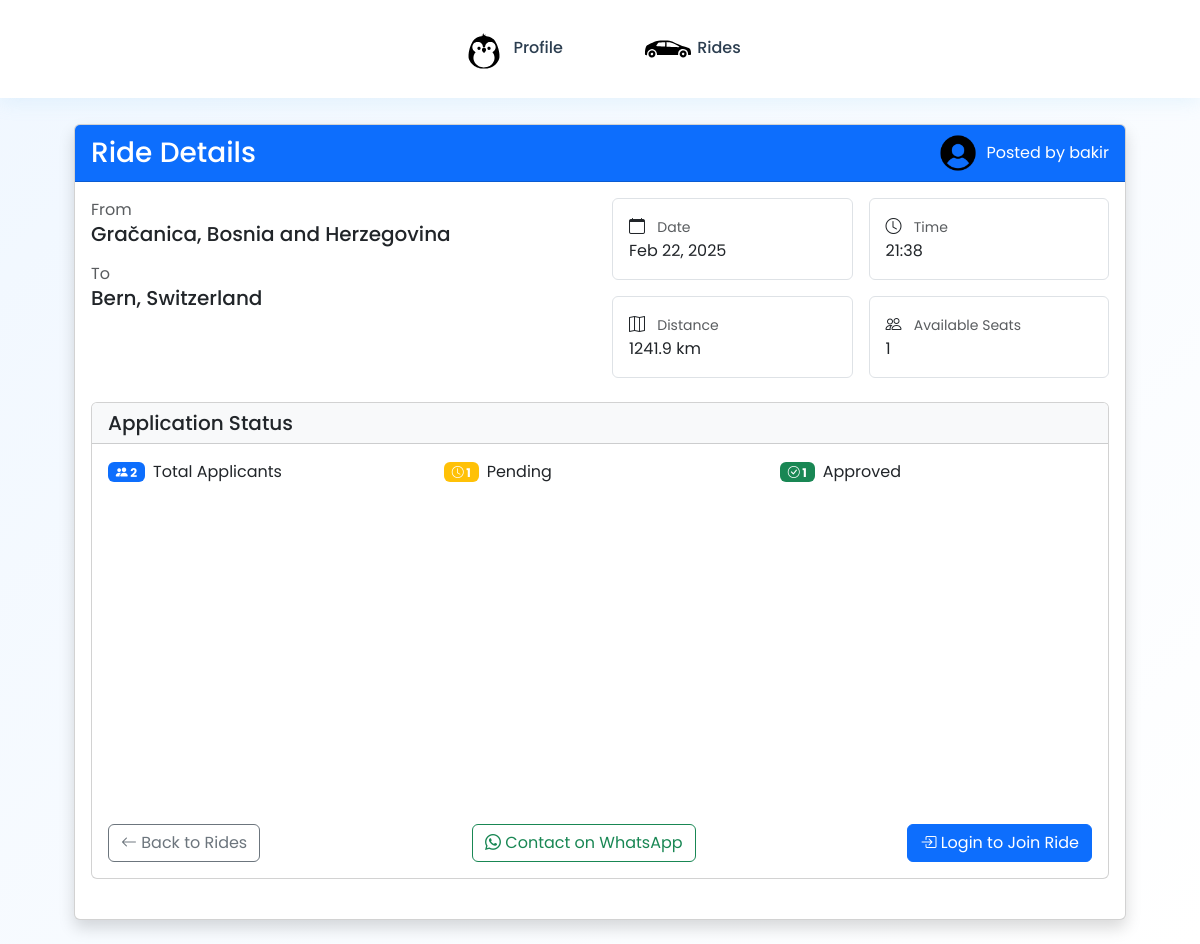
Screenshot of /rides/apply_for_ride/34/ with the database file from the repository.
### base/models.py (models this page shows, shortened)
class User(AbstractUser):
    level = models.ForeignKey(UserLevel, on_delete=models.SET_NULL, null=True)
    km_passed = models.IntegerField(default=0)
    number_of_rides = models.IntegerField(default=0)

class Ride(models.Model):
    start = models.CharField(max_length=50)
    end = models.CharField (max_length=50)
    distance = models.DecimalField(max_digits=10, decimal_places=2, default=0.00)
    travelers = models.IntegerField(default=1)
    duration = models.DurationField(null=True, blank=True)
    created_on = models.DateTimeField(default=timezone.now)  # Changed from auto_now_add
    start_date = models.DateTimeField(default=timezone.now)
    STATUS_CHOICES = [
        ('PREPARING', 'Preparing'),
        ('FINISHED', 'Finished'),
        ('CANCELED', 'Canceled'),
    ]
    status = models.CharField(
        max_length=10,
        choices=STATUS_CHOICES,
        default='PREPARING'
    )
    origin_place_id = models.CharField(max_length=255, null=True)
    origin_latitude = models.FloatField(default=0)
    origin_longitude = models.FloatField(default=0)
    destination_place_id = models.CharField(max_length=255, null=True)
    destination_latitude = models.FloatField(default=0)
    destination_longitude = models.FloatField(default=0)
    distance_km = models.FloatField(default=0)
    duration_text = models.CharField(max_length=100, null=True)
    selected_route_index = models.IntegerField(default=0)
    selected_route_polyline = models.TextField(default='')

### rides/views.py (the view)
# urls.py: path('apply_for_ride/<int:ride_id>/', ApplyForRideView.as_view(), name='apply_for_ride'),
class ApplyForRideView(DetailView):
    model = Ride
    template_name = 'apply.html'
    context_object_name = 'ride'
    pk_url_kwarg = 'ride_id'
    def get_object(self):
        return Ride.objects.annotate(
            applicant_count=Count('applications'),
            pending_count=Count('applications', filter=Q(applications__status='PENDING')),
            approved_count=Count('applications', filter=Q(applications__status='APPROVED'))
        ).get(pk=self.kwargs['ride_id'])
    def get_context_data(self, **kwargs):
        context = super().get_context_data(**kwargs)
        ride = self.get_object()
        print(f"DEBUG: Ride ID: {ride.id}")
        print(f"DEBUG: Applicant count: {ride.applicant_count}")
        print(f"DEBUG: Pending count: {ride.pending_count}")
        print(f"DEBUG: Approved count: {ride.approved_count}")
        driver_association = ride.riders.filter(is_driver=True).first()
        if driver_association:
            context['driver'] = driver_association.user
        else:
            context['driver'] = None
        return context

### rides/templates/apply.html (shortened to what this page needs)
{% extends 'base.html' %}
{% load static %}
{% block content %}
<div class="container py-4">
    <div class="card shadow">
        <div class="card-header bg-primary text-white d-flex justify-content-between align-items-center">
            <h3 class="mb-0">Ride Details</h3>
            <div class="d-flex align-items-center">
                {% if driver.path_to_profile_picture %}
                <img src="{% static 'base/profile_pictures/'|add:driver.path_to_profile_picture|default:'base/profile_pictures/default_avatar.png' %}"
                class="rounded-circle me-2"
                width="40"
                height="40"
                alt="Driver photo">
                {% else %}
                <img src="{% static 'base/profile_pictures/default_picture.png' %}"
                class="rounded-circle me-2"
                width="40"
                height="40"
                alt="Driver photo">
                {% endif %}
                <span>Posted by {{ driver.username }}</span>
            </div>
        </div>
        <div class="card-body">
            <div class="row mb-4">
                <div class="col-md-6">
                    <div class="mb-3">
                        <label class="text-muted">From</label>
                        <h5>{{ ride.start }}</h5>
                    </div>
                    <div>
                        <label class="text-muted">To</label>
                        <h5>{{ ride.end }}</h5>
                    </div>
                </div>
                <div class="col-md-6">
                    <div class="row g-3">
                        <div class="col-6">
                            <div class="p-3 border rounded">
                                <i class="bi bi-calendar me-2"></i>
                                <small class="text-muted">Date</small>
                                <div>{{ ride.start_date|date:"M d, Y" }}</div>
                            </div>
                        </div>
                        <div class="col-6">
                            <div class="p-3 border rounded">
                                <i class="bi bi-clock me-2"></i>
                                <small class="text-muted">Time</small>
                                <div>{{ ride.start_date|time:"H:i" }}</div>
                            </div>
                        </div>
                        <div class="col-6">
                            <div class="p-3 border rounded">
                                <i class="bi bi-map me-2"></i>
                                <small class="text-muted">Distance</small>
                                <div>{{ ride.distance_km|floatformat:1 }} km</div>
                            </div>
                        </div>
                        <div class="col-6">
                            <div class="p-3 border rounded">
                                <i class="bi bi-people me-2"></i>
                                <small class="text-muted">Available Seats</small>
                                <div>{{ ride.travelers }}</div>
                            </div>
                        </div>
                    </div>
                </div>
            </div>
            <div class="row mb-4">
                <div class="col-12">
                    <div class="card">
                        <div class="card-header bg-light">
                            <h5 class="mb-0">Application Status</h5>
                        </div>
                        <div class="card-body">
                            <div class="row">
                                <div class="col-md-4">
                                    <div class="d-flex align-items-center mb-3">
                                        <div class="badge bg-primary me-2">
                                            <i class="bi bi-people-fill"></i>
                                            {{ ride.applicant_count }}
                                        </div>
                                        <span>Total Applicants</span>
                                    </div>
                                </div>
                                <div class="col-md-4">
                                    <div class="d-flex align-items-center mb-3">
                                        <div class="badge bg-warning me-2">
                                            <i class="bi bi-clock"></i>
                                            {{ ride.pending_count }}
                                        </div>
                                        <span>Pending</span>
                                    </div>
                                </div>
                                <div class="col-md-4">
                                    <div class="d-flex align-items-center mb-3">
                                        <div class="badge bg-success me-2">
                                            <i class="bi bi-check-circle"></i>
                                            {{ ride.approved_count }}
                                        </div>
                                        <span>Approved</span>
                                    </div>
                                </div>
                            </div>
            <div class="mb-4">
                <div id="map" style="height: 300px;" class="rounded"></div>
            </div>
                    <div class="d-flex justify-content-between align-items-center">
            <a href="{% url 'rides' %}" class="btn btn-outline-secondary">
                <i class="bi bi-arrow-left"></i> Back to Rides
            </a>
            <a href="https://wa.me/{{ driver.phone_number_user }}?text=Hi%20there!%20I%20would%20like%20to%20know%20more%20about%20your%20services."
                target="_blank"
                class="btn btn-outline-success">
                    <i class="bi bi-whatsapp"></i> Contact on WhatsApp
                </a>
            <form method="post" class="d-inline">
                {% if user.is_authenticated %}
                <button type="button" class="btn btn-success" data-bs-toggle="modal" data-bs-target="#joinRideConfirmModal">
                    <i class="bi bi-check-lg"></i> Join This Ride
                </button>
            {% else %}
                <a href="{% url 'login:login' %}?next={{ request.path }}" class="btn btn-primary">
                    <i class="bi bi-box-arrow-in-right"></i> Login to Join Ride
                </a>
            {% endif %}
            </form>
        </div>
        </div>
    </div>
</div>
<link rel="stylesheet" href="https://cdn.jsdelivr.net/npm/bootstrap-icons@1.11.1/font/bootstrap-icons.css">
{% endblock %}

### base/templates/base.html (style rules this page uses)
:root { --primary-blue: #89CFF0; --secondary-blue: #B5E2FF; --dark-blue: #5B9BD5; --accent-blue: #4FB3E8; --background: #F0F7FF; --text-dark: #2C3E50; --shadow-color: rgba(137, 207, 240, 0.2); }
body { background: linear-gradient(135deg, var(--background) 0%, #FFFFFF 100%); min-height: 100vh; padding: 0; font-family: 'Poppins', sans-serif; }

### rows the page displays
User: username "bakir"
Ride: start "Gračanica, Bosnia and Herzegovina", end "Bern, Switzerland", start_date "Feb 22, 2025", start_date "21:38", distance_km "1241.9", travelers "1", applicant_count "2", pending_count "1", approved_count "1"
